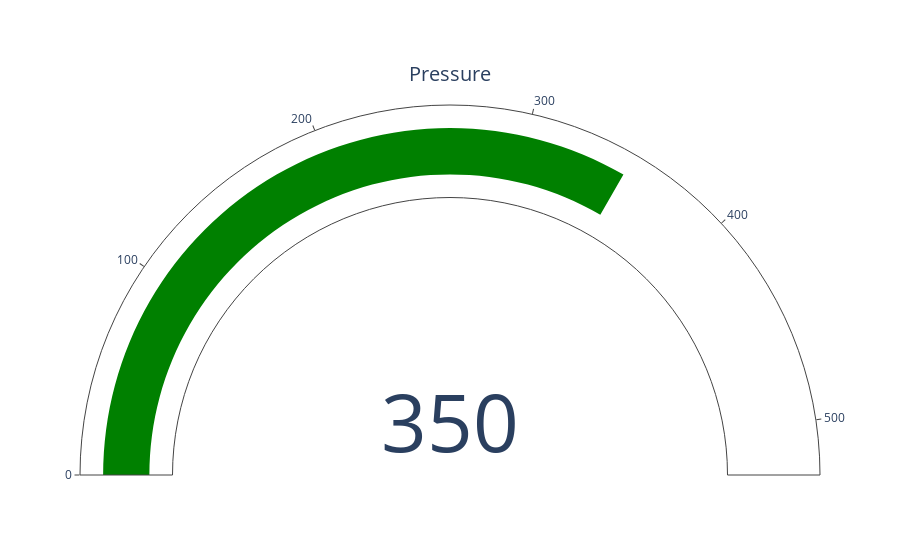

Notebook cell for this chart:
### Markdown cell above
**Exemplo 01 (gráfico de medidor angular)**

### Code cell
import plotly.graph_objects as go

fig = go.Figure(data=go.Indicator(
    mode="gauge+number",
    value=350,
    title= {"text": "Pressure"},
    domain={'row': 0, 'column': 0}
))
fig.show()

### Figure 1 — Plotly figure (JSON) as saved in the notebook; plotly's stock layout.template omitted (floating-point values rounded to 4 significant figures)
{"data": [{"domain": {"column": 0, "row": 0}, "mode": "gauge+number", "title": {"text": "Pressure"}, "type": "indicator", "value": 350}], "layout": {}}
